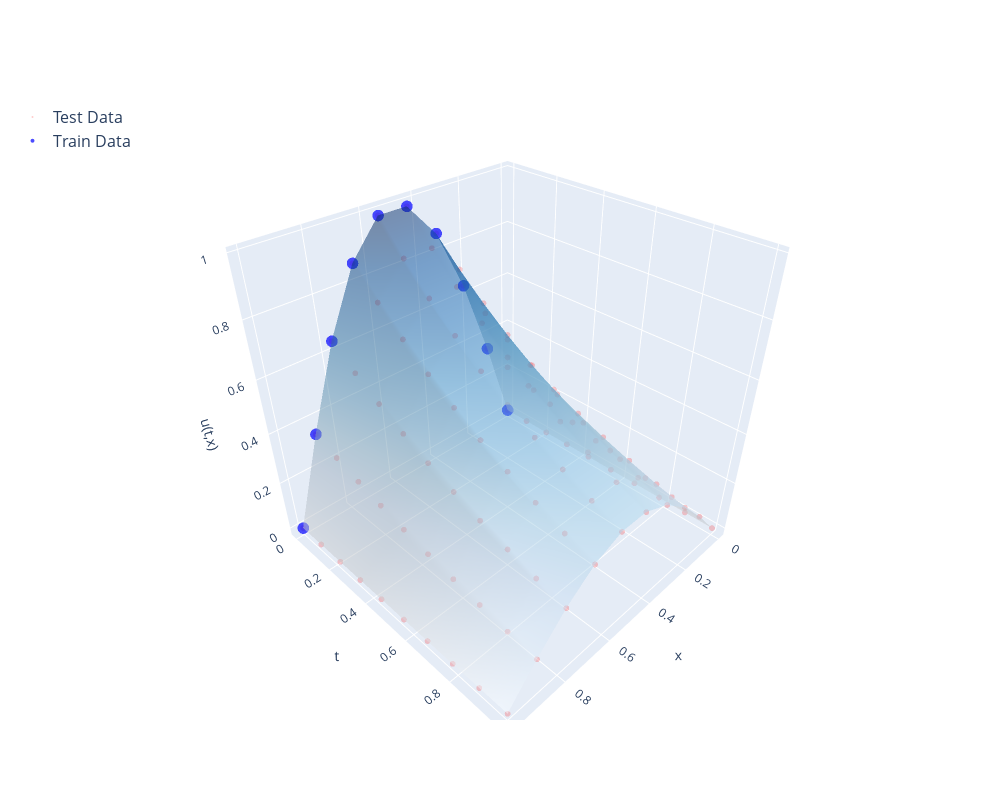

The notebook cell this image was saved under:
### Code cell
if data_from_csv:
    data = load_csv_data(diff_equation, data_from_csv, params_to_optimize=params_to_optimize)
else:
    if diff_equation.dx: # If PDE

        if diff_equation.dy: # 2D
            data = load_moredim(diff_equation, f, params_to_optimize=params_to_optimize, L=L, T=T, plate_length=plate_length, max_iter_time=max_iter_time)

        elif bc_type == 'neumann': # Neumann BC
            data = load_data_neumann(diff_equation, f, params_to_optimize, L_min, L, T, N_train)

        else: # Dirichlet BC
            data = load_data_neumann(diff_equation, f, params_to_optimize, L_min, L, T, N_train)
            # data = generate_data(diff_equation, params_to_optimize=params_to_optimize, L_min=L_min, L=L, T=T, N_train=N_train, N_test=N_test, initial_conditions=initial_conditions)
    
    else: # If ODE
        data = load_data(diff_equation, params_to_optimize=params_to_optimize, initial_conditions=initial_conditions, t_0=t_0, t_fin=t_fin, n_points=n_points, noise=noise)
